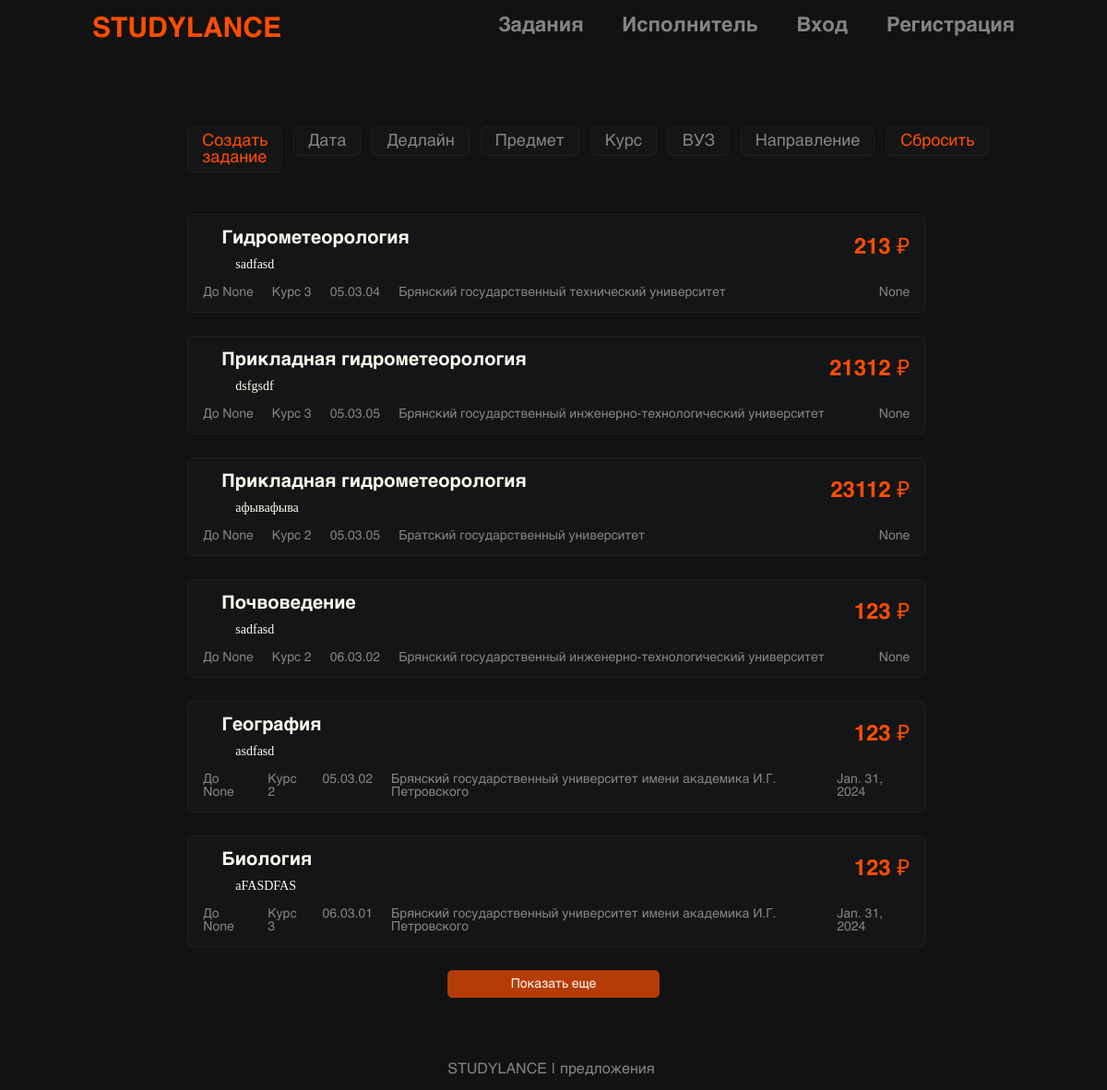
/tasks/, run on an earlier commit of the app's database.
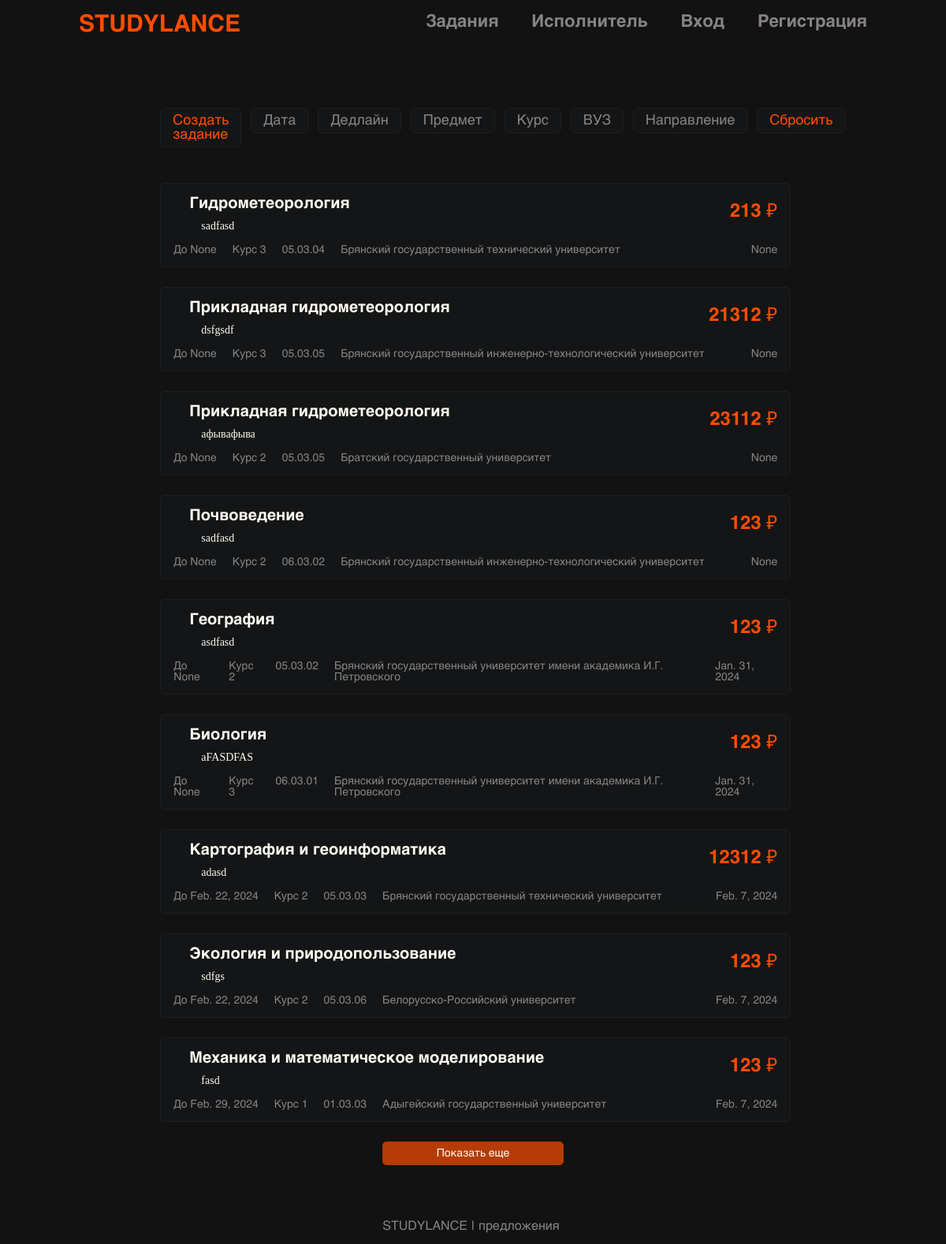
And on a later commit of the database.
### app/models.py (models this page shows, shortened)
class Task(models.Model):
    customer_id = models.ForeignKey(User, on_delete=models.CASCADE, related_name='task_customer', null=True, blank=True)
    executor_id = models.ForeignKey(User, on_delete=models.SET_NULL, null=True, blank=True)
    is_done = models.BooleanField(default=False)
    is_working = models.BooleanField(default=False)
    title = models.TextField()
    description = models.TextField()
    university = models.ForeignKey('University', on_delete=models.CASCADE)
    direction = models.ForeignKey('Direction', on_delete=models.CASCADE)
    course = models.ForeignKey('Course', on_delete=models.CASCADE)
    price = models.IntegerField(null=True, blank=True)
    deadline = models.DateField(null=True, blank=True)
    time_created = models.DateField(auto_now_add=True)
    def get_absolute_url(self):
        return reverse("task", kwargs={"task_id": self.pk})

class Direction(models.Model):
    code = models.CharField(max_length=10)
    direction = models.CharField(max_length=100)
    def __str__(self):
        return self.direction

class Course(models.Model):
    course = models.CharField(max_length=2)
    def __str__(self):
        return self.course

class University(models.Model):
    university = models.CharField(max_length=100)
    def __str__(self):
        return self.university

### app/views.py (the view)
# urls.py: path('tasks/', AllTasks.as_view(), name='tasks'),
class AllTasks(ListView):
    model = Task
    template_name = "app/all_tasks.html"
    context_object_name = "tasks"

### app/templates/app/all_tasks.html (shortened to what this page needs)
{% extends "app/base.html" %}
{% load static %}
{% block body %}
    <div class = "task-filter">
        {% if request.user.is_authenticated %}
            <a class = "button-create-task" href="{% url 'task_create' %}">Создать задание</a>
        {% else %}
            <a class = "button-create-task" href="{% url 'login' %}">Создать задание</a>
        {% endif %}
        <div class = "container-button-filter">
            <a class = "button-filter" href="#" data-hystmodal="#filter-date">Дата</a>
        </div>
        <div class = "container-button-filter">
            <a class = "button-filter" href="#" data-hystmodal="#filter-deadline">Дедлайн</a>
        </div>
        <div class = "container-button-filter">
            <a class = "button-filter" href="#" data-hystmodal="#filter-subject">Предмет</a>
        </div>
        <div class = "container-button-filter">
            <a class = "button-filter" href="#" data-hystmodal="#filter-course">Курс</a>
        </div>
        <div class = "container-button-filter">
            <a class = "button-filter" href="#" data-hystmodal="#filter-university">ВУЗ</a>
        </div>
        <div class = "container-button-filter">
            <a class = "button-filter" href="#" data-hystmodal="#filter-direction">Направление</a>
        </div>
        <a class = "button-reset-filter" href="#">Сбросить</a>
    </div>
    {% for task in tasks %}
        <div class = "card-task">
            <a href = "{{ task.get_absolute_url }}" class = "link-task">
                <div class = "container-task">
                    <div class = "task-title-desс">
                        <h3>{{ task.direction}}</h3>
                        <p>{{ task.description }}</p>
                    </div>
                    <div class = "card-task-price">
                        <p>{{task.price}} ₽</p>
                    </div>
                </div>
                <div class = "card-task-secondary-info">
                    <div>
                        <p>До {{ task.deadline }}</p>
                        <p>Курс {{ task.course }}</p>
                        <p>{{ task.direction.code }}</p>
                        <p>{{ task.university }}</p>
                    </div>
                    <p class = "card-task-time-created">{{ task.time_created }}</p>
                </div>
            </a>
        </div>
    {% endfor %}
    <div class = "container-show-more">
        <input class = "orange-button" id = "show-more" type="Submit" name="submit" value="Показать еще"/>
    </div>
{% endblock %}

What changed in the data, as far as the page shows it:
added Task: direction "Картография и геоинформатика", description "adasd", price "12312", deadline "Feb. 22, 2024", course "2", direction.code "05.03.03", university "Брянский государственный технический университет", time_created "Feb. 7, 2024"
added Task: direction "Экология и природопользование", description "sdfgs", price "123", deadline "Feb. 22, 2024", course "2", direction.code "05.03.06", university "Белорусско-Российский университет", time_created "Feb. 7, 2024"
added Task: direction "Механика и математическое моделирование", description "fasd", price "123", deadline "Feb. 29, 2024", course "1", direction.code "01.03.03", university "Адыгейский государственный университет", time_created "Feb. 7, 2024"
